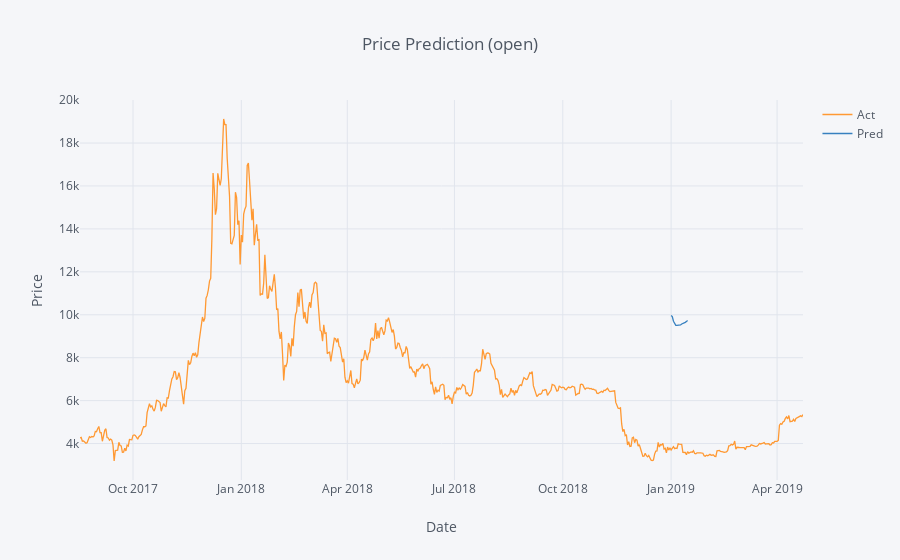
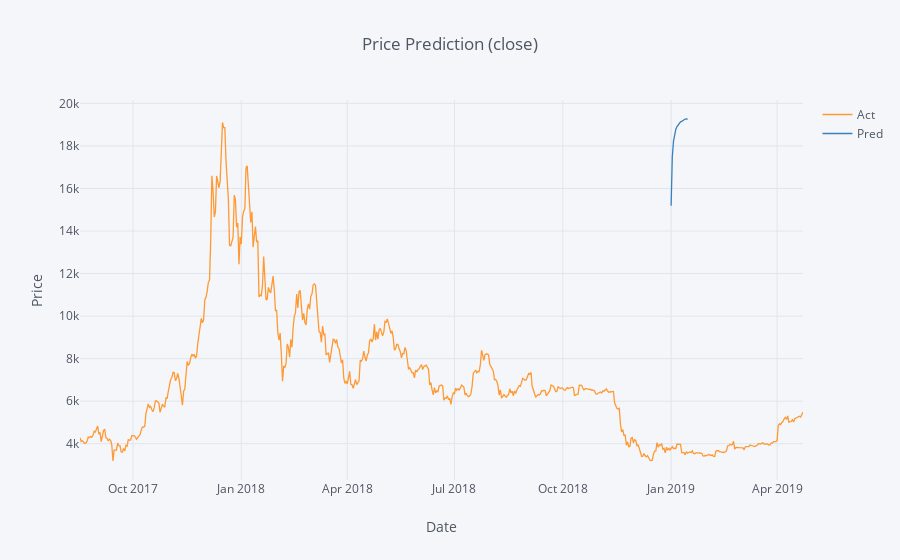
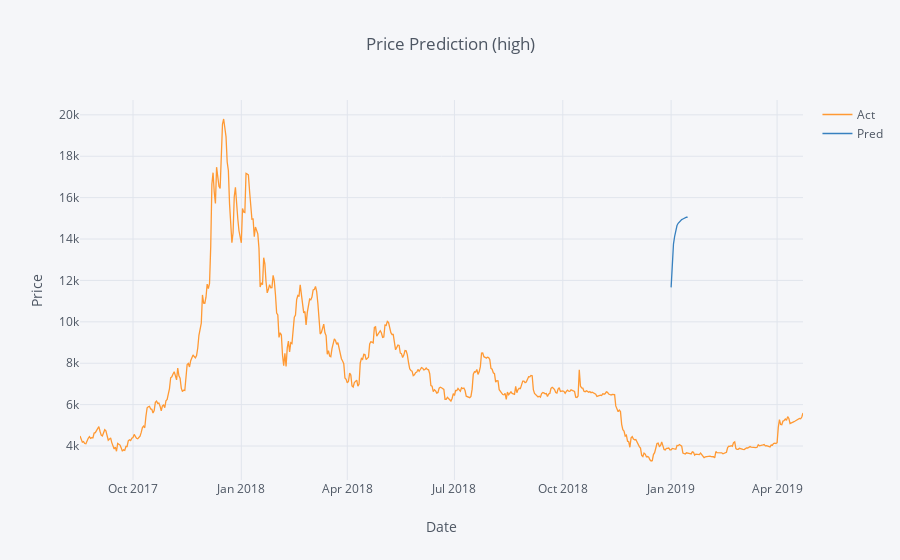
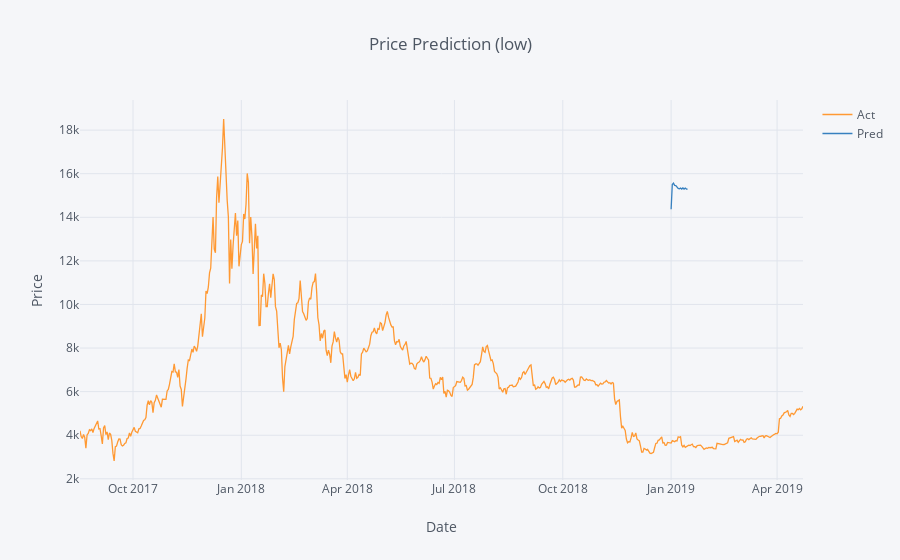

These figures' notebook cell, in order:
### Markdown cell above
# BTC Prediction With LSTM

### Code cell
import csv
import numpy as np
from datetime import date, datetime, timedelta
from lstm import Machine
import pandas as pd
import tensorflow as tf
from plotly.offline import init_notebook_mode
import cufflinks as cf

MODEL_PATH = "data/lstm.hd5"
CSV_PATH = "data/binance-BTCUSD.csv"
TRAIN_TEST_RATE = 0.85
NUM_SEQ = 30
DUR_PRED = 15

cf.go_offline()
init_notebook_mode(connected=True)

with open(CSV_PATH) as fin:
    reader = [dict(item) for item in csv.DictReader(fin)]

machine = Machine(reader)
(_, _, X_test, Y_test) = machine.split_data(
    TRAIN_TEST_RATE, NUM_SEQ, DUR_PRED
)

base_date = datetime.utcfromtimestamp(
    int(reader[0]['openTime']) / 1000
).date()
end_date = datetime.utcfromtimestamp(
    int(reader[-1]['openTime']) / 1000
).date()

print(base_date, end_date)

user_date = None

while not user_date:
    try:
        user_date = date.fromisoformat(input(
            "What date you want to see? ("
            f"min: {base_date.isoformat()} "
            f"max: {end_date.isoformat()}) "
        ))
        if not (base_date <= user_date <= end_date):
            user_date = None
    except ValueError:
        continue

x_index = (user_date - base_date).days
act_data = machine.filtered_data
x = act_data.values[x_index - 15 : x_index, ]
x = np.array([x])

model = tf.keras.models.load_model(MODEL_PATH)
pred = model.predict(x)

pred = np.array([
    machine.scaler.inverse_transform(row)
    for row in pred
])[0]

print(pred)
print(x)

for (c, key) in enumerate(['open', 'close', 'high', 'low']):
    pred_df = pd.DataFrame(
        {f'Pred': [
            item[c] for item in pred
        ]},
        index=pd.date_range(
            user_date,
            user_date + timedelta(days=len(pred) - 1)
        )
    )
    act_df = pd.DataFrame(
        {f'Act': [
            item[c] for item in act_data.values
        ]},
        index=pd.date_range(base_date, end_date)
    )
    pd.concat([act_df, pred_df], axis=1).iplot(
        asFigure=False,
        kind='scatter',
        xTitle='Date',
        yTitle='Price',
        title=f'Price Prediction ({key})'
    )

### Figure 1 — Plotly figure (JSON) as saved in the notebook; plotly's stock layout.template omitted (floating-point values rounded to 4 significant figures; data arrays with more than 128 entries replaced by an {"elided": "..."} marker saying what was removed)
{"data": [{"line": {"color": "rgba(255, 153, 51, 1.0)", "dash": "solid", "shape": "linear", "width": 1.3}, "mode": "lines", "name": "Act", "text": "", "type": "scatter", "uid": "cdc945a1-d9bc-495e-a34a-0a4a25bde5c4", "x": {"elided": "615 str values"}, "y": {"elided": "615 float values"}}, {"line": {"color": "rgba(55, 128, 191, 1.0)", "dash": "solid", "shape": "linear", "width": 1.3}, "mode": "lines", "name": "Pred", "text": "", "type": "scatter", "uid": "087df472-d103-450d-bf96-49b8817f1b75", "x": {"elided": "615 str values"}, "y": {"elided": "615 mixed values"}}], "layout": {"legend": {"bgcolor": "#F5F6F9", "font": {"color": "#4D5663"}}, "paper_bgcolor": "#F5F6F9", "plot_bgcolor": "#F5F6F9", "title": {"font": {"color": "#4D5663"}, "text": "Price Prediction (open)"}, "xaxis": {"gridcolor": "#E1E5ED", "showgrid": true, "tickfont": {"color": "#4D5663"}, "title": {"font": {"color": "#4D5663"}, "text": "Date"}, "zerolinecolor": "#E1E5ED"}, "yaxis": {"gridcolor": "#E1E5ED", "showgrid": true, "tickfont": {"color": "#4D5663"}, "title": {"font": {"color": "#4D5663"}, "text": "Price"}, "zerolinecolor": "#E1E5ED"}}}

### Figure 2 — Plotly figure (JSON) as saved in the notebook; plotly's stock layout.template omitted (floating-point values rounded to 4 significant figures; data arrays with more than 128 entries replaced by an {"elided": "..."} marker saying what was removed)
{"data": [{"line": {"color": "rgba(255, 153, 51, 1.0)", "dash": "solid", "shape": "linear", "width": 1.3}, "mode": "lines", "name": "Act", "text": "", "type": "scatter", "uid": "854dff32-1dfa-438a-8043-5b9257320b4a", "x": {"elided": "615 str values"}, "y": {"elided": "615 float values"}}, {"line": {"color": "rgba(55, 128, 191, 1.0)", "dash": "solid", "shape": "linear", "width": 1.3}, "mode": "lines", "name": "Pred", "text": "", "type": "scatter", "uid": "546a90db-a675-4b0e-9718-9ea34a8c2cd7", "x": {"elided": "615 str values"}, "y": {"elided": "615 mixed values"}}], "layout": {"legend": {"bgcolor": "#F5F6F9", "font": {"color": "#4D5663"}}, "paper_bgcolor": "#F5F6F9", "plot_bgcolor": "#F5F6F9", "title": {"font": {"color": "#4D5663"}, "text": "Price Prediction (close)"}, "xaxis": {"gridcolor": "#E1E5ED", "showgrid": true, "tickfont": {"color": "#4D5663"}, "title": {"font": {"color": "#4D5663"}, "text": "Date"}, "zerolinecolor": "#E1E5ED"}, "yaxis": {"gridcolor": "#E1E5ED", "showgrid": true, "tickfont": {"color": "#4D5663"}, "title": {"font": {"color": "#4D5663"}, "text": "Price"}, "zerolinecolor": "#E1E5ED"}}}

### Figure 3 — Plotly figure (JSON) as saved in the notebook; plotly's stock layout.template omitted (floating-point values rounded to 4 significant figures; data arrays with more than 128 entries replaced by an {"elided": "..."} marker saying what was removed)
{"data": [{"line": {"color": "rgba(255, 153, 51, 1.0)", "dash": "solid", "shape": "linear", "width": 1.3}, "mode": "lines", "name": "Act", "text": "", "type": "scatter", "uid": "34497e57-fa6f-448b-9a9f-ab7619469dba", "x": {"elided": "615 str values"}, "y": {"elided": "615 float values"}}, {"line": {"color": "rgba(55, 128, 191, 1.0)", "dash": "solid", "shape": "linear", "width": 1.3}, "mode": "lines", "name": "Pred", "text": "", "type": "scatter", "uid": "2ecce124-4105-40a9-8ecb-326615aabab0", "x": {"elided": "615 str values"}, "y": {"elided": "615 mixed values"}}], "layout": {"legend": {"bgcolor": "#F5F6F9", "font": {"color": "#4D5663"}}, "paper_bgcolor": "#F5F6F9", "plot_bgcolor": "#F5F6F9", "title": {"font": {"color": "#4D5663"}, "text": "Price Prediction (high)"}, "xaxis": {"gridcolor": "#E1E5ED", "showgrid": true, "tickfont": {"color": "#4D5663"}, "title": {"font": {"color": "#4D5663"}, "text": "Date"}, "zerolinecolor": "#E1E5ED"}, "yaxis": {"gridcolor": "#E1E5ED", "showgrid": true, "tickfont": {"color": "#4D5663"}, "title": {"font": {"color": "#4D5663"}, "text": "Price"}, "zerolinecolor": "#E1E5ED"}}}

### Figure 4 — Plotly figure (JSON) as saved in the notebook; plotly's stock layout.template omitted (floating-point values rounded to 4 significant figures; data arrays with more than 128 entries replaced by an {"elided": "..."} marker saying what was removed)
{"data": [{"line": {"color": "rgba(255, 153, 51, 1.0)", "dash": "solid", "shape": "linear", "width": 1.3}, "mode": "lines", "name": "Act", "text": "", "type": "scatter", "uid": "4ac215af-7c57-4650-b65e-c7ae1f44ac36", "x": {"elided": "615 str values"}, "y": {"elided": "615 float values"}}, {"line": {"color": "rgba(55, 128, 191, 1.0)", "dash": "solid", "shape": "linear", "width": 1.3}, "mode": "lines", "name": "Pred", "text": "", "type": "scatter", "uid": "015a8c1f-875d-4346-848e-f7fd2edfe488", "x": {"elided": "615 str values"}, "y": {"elided": "615 mixed values"}}], "layout": {"legend": {"bgcolor": "#F5F6F9", "font": {"color": "#4D5663"}}, "paper_bgcolor": "#F5F6F9", "plot_bgcolor": "#F5F6F9", "title": {"font": {"color": "#4D5663"}, "text": "Price Prediction (low)"}, "xaxis": {"gridcolor": "#E1E5ED", "showgrid": true, "tickfont": {"color": "#4D5663"}, "title": {"font": {"color": "#4D5663"}, "text": "Date"}, "zerolinecolor": "#E1E5ED"}, "yaxis": {"gridcolor": "#E1E5ED", "showgrid": true, "tickfont": {"color": "#4D5663"}, "title": {"font": {"color": "#4D5663"}, "text": "Price"}, "zerolinecolor": "#E1E5ED"}}}
